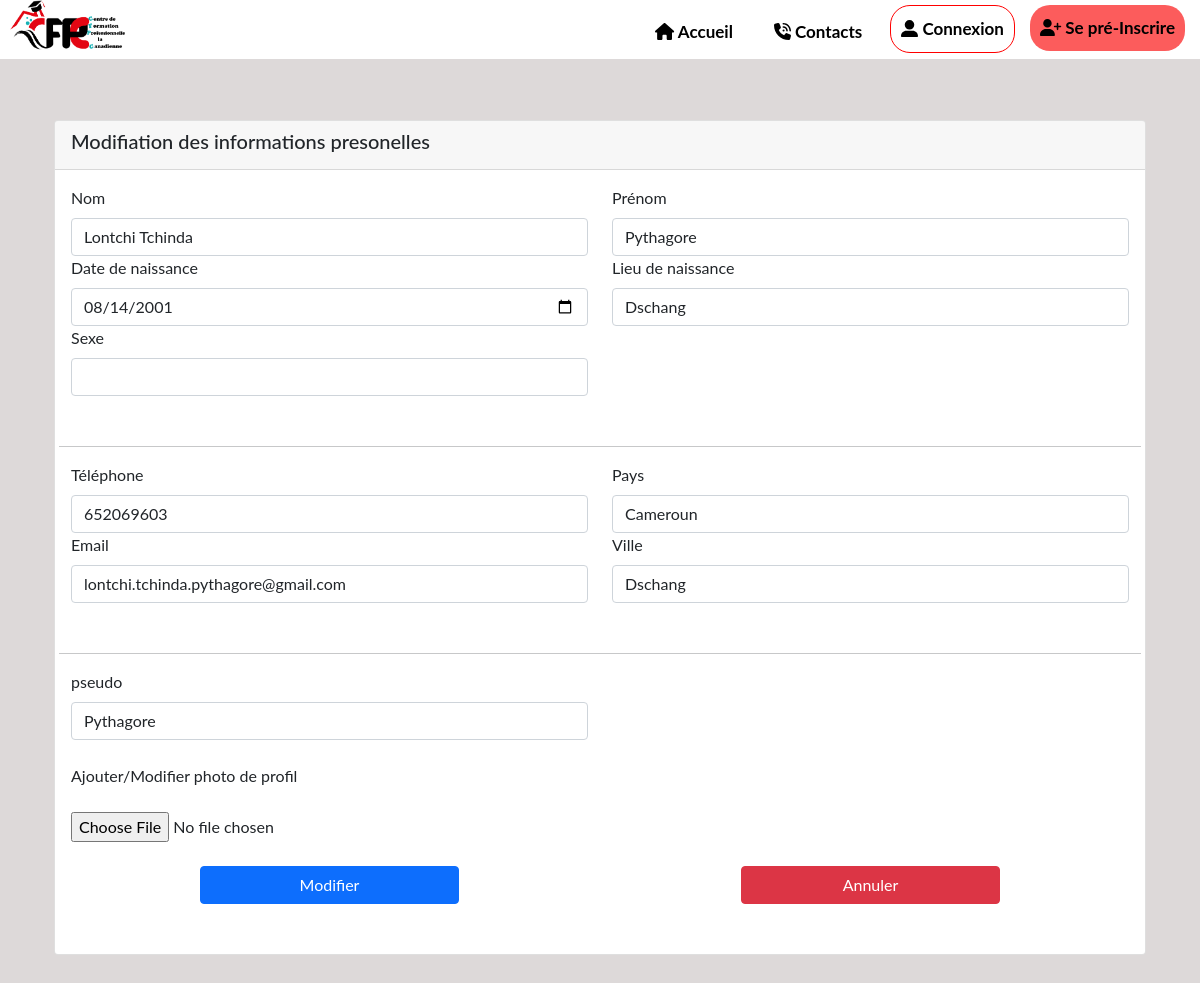
The app's page /Projet/compte_edit.php?id=1 with its own data.
### tables this page shows
CREATE TABLE `etudiant` (
  `id` int(10) NOT NULL,
  `Nom` varchar(30) NOT NULL,
  `Prénom` varchar(30) NOT NULL,
  `datedenaissance` date NOT NULL,
  `Lieu` varchar(255) NOT NULL,
  `Sexe` varchar(10) NOT NULL,
  `pays` varchar(255) NOT NULL,
  `Ville` varchar(255) NOT NULL,
  `nomP` varchar(255) NOT NULL,
  `numP` int(9) NOT NULL,
  `villeP` varchar(255) NOT NULL,
  `telephone` int(9) NOT NULL,
  `email` varchar(255) NOT NULL,
  `Formation` varchar(255) NOT NULL,
  `Diplome` varchar(255) NOT NULL,
  `Annee` varchar(255) NOT NULL,
  `pseudo` varchar(100) NOT NULL,
  `motdepasse` varchar(100) NOT NULL,
  `tof` varchar(255) NOT NULL
);

### Projet/compte_edit.php (the view, shortened to what this page needs)
<?php
$bdd = new PDO('mysql:host=localhost;dbname=projet1', 'root', '');
if (isset($_GET['id']) and $_GET['id'] > 0) {
	$getid = intval($_GET['id']);
	$requser = $bdd->prepare('SELECT * FROM etudiant WHERE id = ?');
	$requser->execute(array($getid));
	$userinfo = $requser->fetch();
	?>
	<!DOCTYPE html>
	<html lang="en">
	<head>
		<link href="vendor/bootstrap.min.css" rel="stylesheet">
		<link href="vendor/all.min.css" rel="stylesheet">
		<link rel="stylesheet" href="css/page style.css">
	</head>
	<body>
		<?php
		require "navbar.php";
		?>
		<br><br><br><br><br>
		<div class="container">
			<div class="container-fluid">
				<div class="row">
					<div class="col-xl-12 col-xxl-12 col-sm-12">
						<div class="card">
							<div class="card-header">
								<h5 class="card-title">Modifiation des informations presonelles</h5>
							</div>
							<div class="card-body">
								<form action="#" method="post">
									<div class="row">
										<div class="col-lg-6 col-md-6 col-sm-12">
											<div class="form-group">
												<label class="form-label">Nom</label>
												<input type="text" class="form-control"
													value="<?php echo $userinfo['Nom']; ?>" name="nom">
											</div>
										</div>
										<div class="col-lg-6 col-md-6 col-sm-12">
											<div class="form-group">
												<label class="form-label">Prénom</label>
												<input type="text" class="form-control"
													value="<?php echo $userinfo['Prénom']; ?>" name="prénom">
											</div>
										</div>
										<div class="col-lg-6 col-md-6 col-sm-12">
											<div class="form-group">
												<label class="form-label">Date de naissance </label>
												<input type="date" class="form-control"
													value="<?php echo $userinfo['datedenaissance']; ?>" name="date">
											</div>
										</div>
										<div class="col-lg-6 col-md-6 col-sm-12">
											<div class="form-group">
												<label class="form-label">Lieu de naissance</label>
												<input name="lieu" class="datepicker-default form-control" id="datepicker"
													value="<?php echo $userinfo['Lieu']; ?>">
											</div>
										</div>
										<div class="col-lg-6 col-md-6 col-sm-12">
											<div class="form-group">
												<label class="form-label">Sexe</label>
												<select class="form-control" name="sexe"
													value="<?php echo $userinfo['Sexe']; ?>">
													<option value=""></option>
													<option value="Masculin">Masculin</option>
												</select>
											</div>
										</div>
										<br><br><br><br><br>
										<hr>
										<div class="col-lg-6 col-md-6 col-sm-12">
											<div class="form-group">
												<label class="form-label">Téléphone</label>
												<input type="text" class="form-control"
													value="<?php echo $userinfo['telephone']; ?>" name="phone">
											</div>
										</div>
										<div class="col-lg-6 col-md-6 col-sm-12">
											<div class="form-group">
												<label class="form-label">Pays</label>
												<input type="text" class="form-control"
													value="<?php echo $userinfo['pays']; ?>" name="pays">
											</div>
										</div>
										<div class="col-lg-6 col-md-6 col-sm-12">
											<div class="form-group">
												<label class="form-label">Email</label>
												<input type="text" class="form-control"
													value="<?php echo $userinfo['email']; ?>" name="email">
											</div>
										</div>
										<div class="col-lg-6 col-md-6 col-sm-12">
											<div class="form-group">
												<label class="form-label">Ville</label>
												<input type="text" class="form-control"
													value="<?php echo $userinfo['Ville']; ?>" name="ville">
											</div>
										</div>
										<br><br><br><br><br>
										<hr>
										<div class="col-lg-6 col-md-6 col-sm-12">
											<div class="form-group">
												<label class="form-label">pseudo</label>
												<input type="text" class="form-control"
													value="<?php echo $userinfo['pseudo']; ?>" name="pseudo">
											</div>
										</div>
										<div class="col-lg-12 col-md-12 col-sm-12">
											<br>
											<label for="">Ajouter/Modifier photo de profil</label>
											<div class="form-group fallback w-100">
												<br>
												<input type="file" class="dropify" name="tof"
													accept="<?php echo $userinfo['tof']; ?>"
													value="<?php echo $userinfo['tof']; ?>">
												<br>
												<br>
											</div>
										</div>
										<br>
										<br>
										<br>
										<div class="col-lg-6 col-md-12 col-sm-12">
											<center><button type="submit" class="btn btn-primary w-50"
													name="modifier">Modifier</button></center>
										</div>
										<br>
										<br>
										<br>
										<div class="col-lg-6 col-md-12 col-sm-12">
											<center> <button type="submit" class="btn btn-danger w-50"
													name="cancel">Annuler</button></center>
										</div>
										<br>
										<br>
										<br>
									</div>
								</form>
							</div>
						</div>
					</div>
				</div>
			</div>
		</div>
		<br>
		<br>
		<br>
	</body>
	</html>
	<?php
}
?>

### Projet/css/page style.css (style rules this page uses)
* { margin: 0; padding: 0; box-sizing: border-box; }
body { font-family: "lato" , sans-serif; background: #ccc7c7a9; }

### records on screen
etudiant: nom "Lontchi Tchinda", prénom "Pythagore", date "08/14/2001", lieu "Dschang", phone "652069603", pays "Cameroun", email "lontchi.tchinda.pythagore@gmail.com", ville "Dschang", pseudo "Pythagore"
